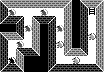

Rendered tile map (Tiled .tmx) drawn with the repository's tilesets; below, a short description and the full map source, tile grids included:
An orthogonal 13x9 tile map with 8x8 px tiles, 2 tile layers (RoomTiles, Contents), 3 tilesets and 11 objects (9x CreatureInstance, Teleport, CreatureDeathEvent).

<map version="1.2" tiledversion="1.2.2" orientation="orthogonal" renderorder="right-down" width="13" height="9" tilewidth="8" tileheight="8" infinite="0" nextlayerid="9" nextobjectid="12">
 <properties>
  <property name="RoomCaption" value="Cellar" />
  <property name="RoomId" value="bromidic-cellar" />
 </properties>
 <tileset firstgid="1" source="Creatures.tsx" />
 <tileset firstgid="129" source="Items.tsx" />
 <tileset firstgid="257" source="Terrain.tsx" />
 <layer id="7" name="RoomTiles" width="13" height="9">
  <data encoding="csv">
268,261,261,261,261,261,261,261,265,257,268,261,265,
264,260,260,260,260,260,260,260,262,257,264,277,262,
267,263,269,260,272,263,269,260,262,257,264,260,262,
257,257,264,260,262,257,264,260,262,257,264,260,262,
268,261,270,260,262,257,264,260,262,257,264,260,262,
264,260,260,260,262,257,264,260,262,257,264,260,262,
264,260,272,263,266,257,264,260,271,261,270,260,262,
264,260,262,257,257,257,264,260,260,260,260,260,262,
267,263,266,257,257,257,267,263,263,263,263,263,266
</data>
 </layer>
 <layer id="8" name="Contents" width="13" height="9">
  <data encoding="csv">
0,0,0,0,0,0,0,0,0,0,0,0,0,
0,3,0,0,0,3,0,0,0,0,0,0,0,
0,0,0,0,0,0,0,0,0,0,0,0,0,
0,0,0,3,0,0,0,3,0,0,0,0,0,
0,0,0,0,0,0,0,0,0,0,0,17,0,
0,0,3,0,0,0,0,17,0,0,0,0,0,
0,0,0,0,0,0,0,0,0,0,0,0,0,
0,18,0,0,0,0,0,0,0,17,0,0,0,
0,0,0,0,0,0,0,0,0,0,0,0,0
</data>
 </layer>
 <objectgroup id="3" name="Events">
  <object id="1" type="Teleport" x="88" y="8" width="8" height="8">
   <properties>
    <property name="Column" type="int" value="11" />
    <property name="Prompt" value="Go up?" />
    <property name="Room" value="hometown-hotel-lobby" />
    <property name="Row" type="int" value="2" />
   </properties>
  </object>
  <object id="11" name="RatDeath01" type="CreatureDeathEvent" x="112" y="0" width="8" height="8">
   <properties>
    <property name="Counter" value="CellarQuest" />
    <property name="DeathEventType" type="int" value="0" />
    <property name="ForEvent" value="RatDeath" />
    <property name="Order" type="int" value="1" />
   </properties>
  </object>
 </objectgroup>
 <objectgroup id="4" name="CreatureInstances">
  <object id="2" name="small rat" type="CreatureInstance" x="88" y="32" width="8" height="8">
   <properties>
    <property name="Creature" value="Rat2" />
    <property name="DeathEvent" value="RatDeath" />
    <property name="Identifier" value="0640caa0-9c1c-4676-906a-7259c66f1c0e" />
   </properties>
  </object>
  <object id="3" name="small rat" type="CreatureInstance" x="72" y="56" width="8" height="8">
   <properties>
    <property name="Creature" value="Rat2" />
    <property name="DeathEvent" value="RatDeath" />
    <property name="Identifier" value="354d6886-b248-495a-b61c-7d667e57cee5" />
   </properties>
  </object>
  <object id="4" name="small rat" type="CreatureInstance" x="56" y="40" width="8" height="8">
   <properties>
    <property name="Creature" value="Rat2" />
    <property name="DeathEvent" value="RatDeath" />
    <property name="Identifier" value="d52d3c1d-19b6-4caf-b6d7-6df6794b43bc" />
   </properties>
  </object>
  <object id="5" name="medium rat" type="CreatureInstance" x="56" y="24" width="8" height="8">
   <properties>
    <property name="Creature" value="Rat1" />
    <property name="DeathEvent" value="RatDeath" />
    <property name="Identifier" value="46d497f5-1840-4afb-af5f-b400166faf43" />
   </properties>
  </object>
  <object id="6" name="medium rat" type="CreatureInstance" x="40" y="8" width="8" height="8">
   <properties>
    <property name="Creature" value="Rat1" />
    <property name="DeathEvent" value="RatDeath" />
    <property name="Identifier" value="bcaf91df-de8a-4113-ad79-e0fbd3322352" />
   </properties>
  </object>
  <object id="7" name="medium rat" type="CreatureInstance" x="8" y="8" width="8" height="8">
   <properties>
    <property name="Creature" value="Rat1" />
    <property name="DeathEvent" value="RatDeath" />
    <property name="Identifier" value="dd9229d6-3635-4c97-a90a-be31e8452b01" />
   </properties>
  </object>
  <object id="8" name="medium rat" type="CreatureInstance" x="24" y="24" width="8" height="8">
   <properties>
    <property name="Creature" value="Rat1" />
    <property name="DeathEvent" value="RatDeath" />
    <property name="Identifier" value="05def73e-8627-46ad-b4cd-5a15ccd5d603" />
   </properties>
  </object>
  <object id="9" name="medium rat" type="CreatureInstance" x="16" y="40" width="8" height="8">
   <properties>
    <property name="Creature" value="Rat1" />
    <property name="DeathEvent" value="RatDeath" />
    <property name="Identifier" value="c2ebeb3d-3c79-4584-8969-8bf3e57bd5e9" />
   </properties>
  </object>
  <object id="10" name="large rat" type="CreatureInstance" x="8" y="56" width="8" height="8">
   <properties>
    <property name="Creature" value="Rat3" />
    <property name="DeathEvent" value="RatDeath" />
    <property name="Identifier" value="a5b01c23-d4be-4547-b5dd-f5b000a7e980" />
   </properties>
  </object>
 </objectgroup>
</map>
